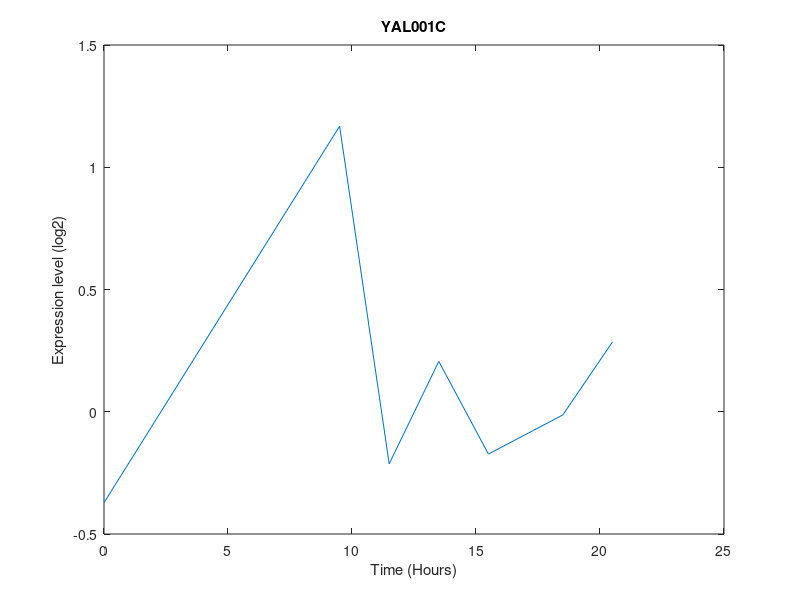

MATLAB code for this plot: (Note: this script raises an error after producing the figure.)
%% clean

clear all;
close all;
clc;

%% Questions 1 & 2 - Load data

load('geodata.mat');
load('data_ex4.mat');

%% Question 3 - Plot gene No. 25

geneNum = 25; % define number of gene to plot

% plot gene with time as x axis
plot(times, yeastvalues(geneNum,:))
title(genes{geneNum})
xlabel('Time (Hours)');
ylabel('Expression level (log2)');

%% Question 4 - histogram of non normalized samples

% define empty cell array for legend values
name = cell(1,length(times)); 
% create new figure
figure; 

% plot a histogram for each sample separately (col in matrix)
for i = 1:length(times)
   histogram(yeastvalues(:,i),'DisplayStyle','stairs')
   name{i} = sprintf('Sample No. %d',i);
   hold on
end

% plot a histogram for all samples combined
histogram(yeastvalues,'DisplayStyle','stairs');
name{i+1} = 'All samples';

% define values for figure
legend(name{:});
title('Histogram of samples BEFORE quantile normalization');
xlabel('Expression level (log2)');
ylabel('No. of genes');
hold off

%% Question 4 - normalization of samples and histogram

% normalize the data and assign to new variable
yeastvaluesNormalized = quantilenorm(yeastvalues);
% create new figure
figure;

% plot a histogram for each sample separately (col in matrix)
for i = 1:length(times)
   histogram(yeastvaluesNormalized(:,i),'DisplayStyle','stairs')
   name{i} = sprintf('Sample No. %d',i);
   hold on
end

% plot a histogram for all samples combined
histogram(yeastvaluesNormalized,'DisplayStyle','stairs');

% define values for figure
legend(name{:});
title('Histogram of samples AFTER quantile normalization');
xlabel('Expression level (log2)');
ylabel('No. of genes');
hold off

%% Question 5 - data filtering

% Assign data and names to new variables
Fdata = yeastvaluesNormalized;
Fgenes = genes;

% Remove empty genes from data
emptyIndex = find(contains(Fgenes,'EMPTY'));
Fdata(emptyIndex,:) = [];
Fgenes(emptyIndex) = [];

% print message that declares number of genes left after flitering step
genesLeft = length(Fgenes);
message = 'After filtering out empty genes, %d genes were left\n';
fprintf(message,genesLeft);

% Remove genes with Nan values in one or more samples
nanIndex = find(sum(isnan(Fdata),2)>0);
Fdata(nanIndex,:) = [];
Fgenes(nanIndex) = [];

% print message that declares number of genes left after flitering step
genesLeft = length(Fgenes);
message = 'After filtering out genes with Nan values, %d genes were left\n';
fprintf(message,genesLeft);

% Remove genes with low variance
[~,Fdata, Fgenes] = genevarfilter(Fdata, Fgenes);

% print message that declares number of genes left after flitering step
genesLeft = length(Fgenes);
message = 'After filtering out genes with low variance, %d genes were left\n';
fprintf(message,genesLeft);

% Remove genes with low absolute value of expression
[~,Fdata, Fgenes] = genelowvalfilter(Fdata, Fgenes, 'AbsValue',log2(3));

% print message that declares number of genes left after flitering step
genesLeft = length(Fgenes);
message = 'After filtering out genes with low expression, %d genes were left\n';
fprintf(message,genesLeft);

%% Question 6 - Plot Heat map

% create new figure
figure;

% create heat map
H = HeatMap(Fdata);

% define values for figure
addTitle(H,'Heat map - filtered data');
addXLabel(H,'Samples');
addYLabel(H,'Genes');
